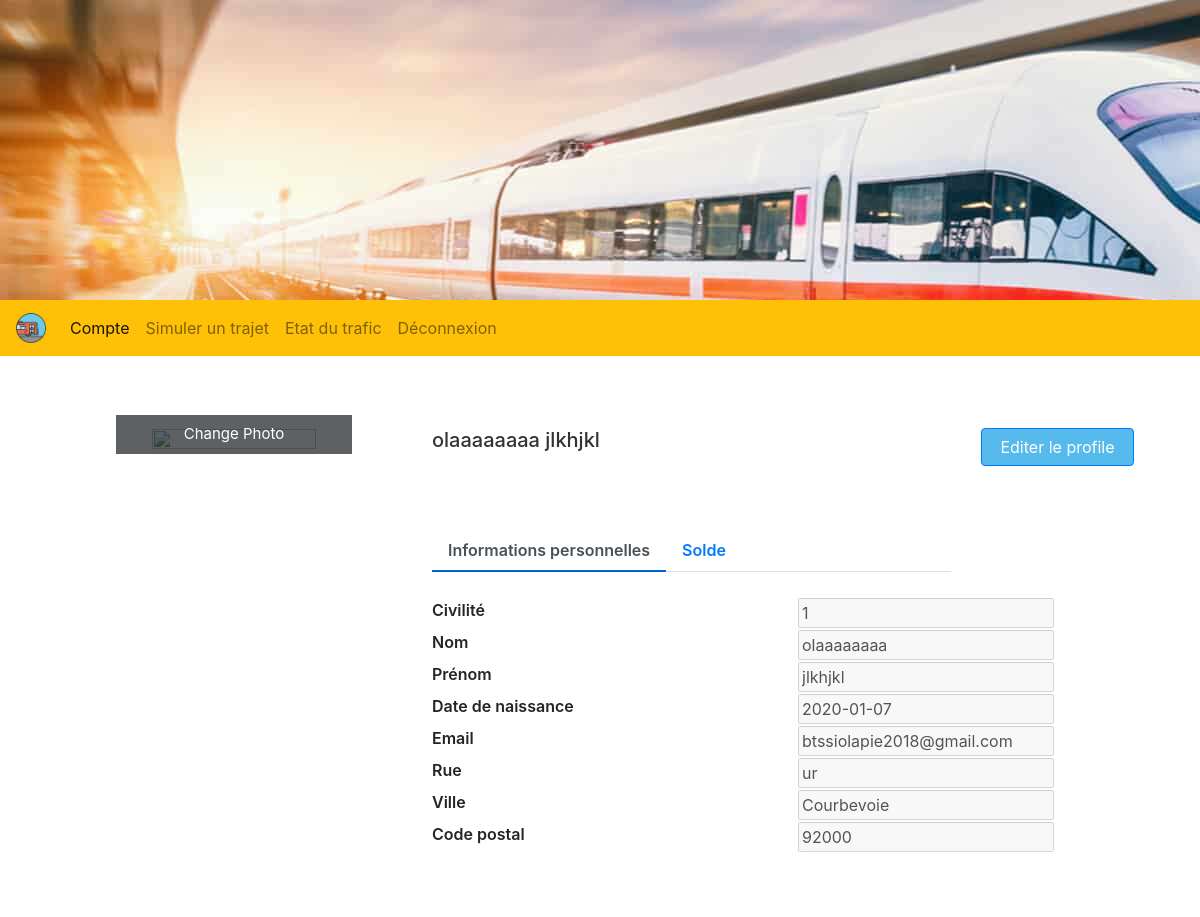
Screenshot of /compte.php (signed in) with the database file from the repository.
### tables this page shows
CREATE TABLE IF NOT EXISTS `utilisateur` (
  `email` varchar(255) NOT NULL,
  `sexe` varchar(5) DEFAULT NULL,
  `nom` varchar(255) DEFAULT NULL,
  `prenom` varchar(255) DEFAULT NULL,
  `date_de_naissance` date DEFAULT NULL,
  `rue` varchar(255) DEFAULT NULL,
  `code_postal` char(5) DEFAULT NULL,
  `ville` varchar(255) DEFAULT NULL,
  `password` varchar(255) DEFAULT NULL,
  `actif` tinyint(1) DEFAULT NULL,
  `derniere_connexion` timestamp NULL DEFAULT NULL,
  `derniere_ip` varchar(15) DEFAULT NULL,
  `solde` double DEFAULT NULL,
  `admn` tinyint(1) DEFAULT '0',
  PRIMARY KEY (`email`)
);

### model_crud.php (called while the page is built, shortened)
<?php
		function getuser($pdo, $email)
	{
			$req = "select email, nom, prenom, sexe, date_de_naissance, rue, code_postal, ville, solde from utilisateur where email='".$email."'";
			$res = $pdo->query($req);
			$users = $res->fetchAll();
			return $users;
	}
?>

### model_compte.php (called while the page is built)
<?php
include('model_crud.php');
function getUserData($email)
{
	$pdo = getPdo();
	$user=getuser($pdo,$email);
	return $user;
}
?>

### compte.php (the view, shortened to what this page needs)
<?php
	include('topC.php');
	include('model_compte.php');
	$user = getUserData($_SESSION['email']);
	foreach ($user as $row )
	{
		$nom =$row["nom"];
		$prenom =$row["prenom"];
		$sexe =$row["sexe"];
		$dateNaissance =$row["date_de_naissance"];
		$email =$row["email"];
		$rue =$row["rue"];
		$cp =$row["code_postal"];
		$ville =$row["ville"];
	}
?>
<div class="container emp-profile">
            <form method="post">
                <div class="row">
                    <div class="col-md-4">
                        <div class="profile-img">
                            <img src="https://encrypted-tbn0.gstatic.com/images?q=tbn:ANd9GcS52y5aInsxSm31CvHOFHWujqUx_wWTS9iM6s7BAm21oEN_RiGoog" alt=""/>
                            <div class="file btn btn-lg btn-primary">
                                Change Photo
                            </div>
                        </div>
                    </div>
                    <div class="col-md-6">
                        <div class="profile-head">
                                    <h5>
                                        <?php echo $nom." ".$prenom; ?>
                                    </h5>
                                    <p class="proile-rating"></br></br><span></span></p>
                            <ul class="nav nav-tabs" id="myTab" role="tablist">
                                <li class="nav-item">
                                    <a class="nav-link active" id="home-tab" data-toggle="tab" href="#home" role="tab" aria-controls="home" aria-selected="true">Informations personnelles</a>
                                </li>
                                <li class="nav-item">
                                    <a class="nav-link" id="profile-tab" data-toggle="tab" href="#profile" role="tab" aria-controls="profile" aria-selected="false">Solde</a>
                                </li>
                            </ul>
                        </div>
                    </div>
                    <div class="col-md-2">
                        <input type="submit" class="editbtn btn btn-primary btn-block" name="btnAddMore" value="Editer le profile"/>
                    </div>
                </div>
                <div class="row">
                    <div class="col-md-4">
                    </div>
                    <div class="col-md-8">
                        <div class="tab-content profile-tab" id="myTabContent">
                            <div class="tab-pane fade show active" id="home" role="tabpanel" aria-labelledby="home-tab">
                                        <div class="row">
                                            <div class="col-md-6">
                                                <label>Civilité </label>
                                            </div>
                                            <div class="col-md-6">
                                                <input type="text" value="<?php echo $sexe; ?>" disabled/>
                                            </div>
                                        </div>
                                        <div class="row">
                                            <div class="col-md-6">
                                                <label>Nom</label>
                                            </div>
                                            <div class="col-md-6">
                                                <input type="text" value="<?php echo $nom; ?>" disabled/>
                                            </div>
                                        </div>
										<div class="row">
                                            <div class="col-md-6">
                                                <label>Prénom</label>
                                            </div>
                                            <div class="col-md-6">
                                                <input type="text" value="<?php echo $prenom; ?>" disabled/>
                                            </div>
                                        </div>
										<div class="row">
                                            <div class="col-md-6">
                                                <label>Date de naissance</label>
                                            </div>
                                            <div class="col-md-6">
                                                <input type="text" value="<?php echo $dateNaissance; ?>" disabled/>
                                            </div>
                                        </div>
                                        <div class="row">
                                            <div class="col-md-6">
                                                <label>Email</label>
                                            </div>
                                            <div class="col-md-6">
                                                <input type="text" value="<?php echo $email; ?>" disabled/>
                                            </div>
                                        </div>
                                        <div class="row">
                                            <div class="col-md-6">
                                                <label>Rue</label>
                                            </div>
                                            <div class="col-md-6">
                                                <input type="text" value="<?php echo $rue; ?>" disabled/>
                                            </div>
                                        </div>
                                        <div class="row">
                                            <div class="col-md-6">
                                                <label>Ville</label>
                                            </div>
                                            <div class="col-md-6">
                                                <input type="text" value="<?php echo $ville; ?>" disabled/>
                                            </div>
                                        </div>
										<div class="row">
                                            <div class="col-md-6">
                                                <label>Code postal</label>
                                            </div>
                                            <div class="col-md-6">
                                                <input type="text" value="<?php echo $cp; ?>" disabled/>
                                            </div>
                                        </div>
                            </div>
                        </div>
                    </div>
                </div>
            </form>
        </div>

### style/style.css (style rules this page uses)
.emp-profile { padding: 3%; margin-top: 3%; margin-bottom: 3%; border-radius: 0.5rem; background: #fff; }
.profile-img { text-align: center; }
.profile-img img { width: 70%; height: 100%; }
.profile-img .file { position: relative; overflow: hidden; margin-top: -20%; width: 70%; border: none; border-radius: 0; font-size: 15px; background: #212529b8; }
.profile-head h5 { color: #333; }
.proile-rating { font-size: 12px; color: #818182; margin-top: 5%; }
.profile-head .nav-tabs { margin-bottom:5%; }
.profile-head .nav-tabs .nav-link { font-weight:600; border: none; }
.profile-head .nav-tabs .nav-link.active { border: none; border-bottom:2px solid #0062cc; }
.profile-tab label { font-weight: 600; }
.editbtn { background-color: #56baed; }

### rows the page displays
utilisateur: nom "olaaaaaaaa", prenom "jlkhjkl", sexe "1", date_de_naissance "2020-01-07", email "btssiolapie2018@gmail.com", rue "ur", ville "Courbevoie", code_postal "92000"
